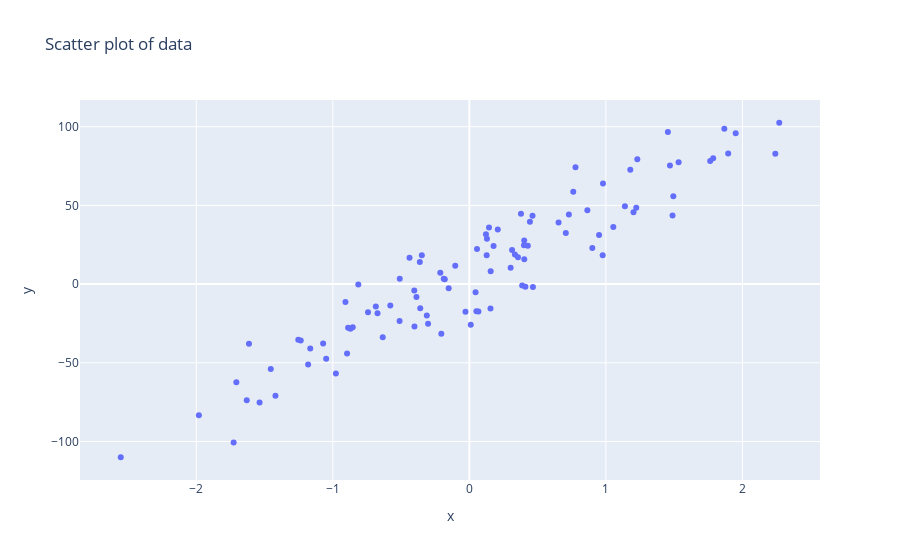

The code cell stored with this chart in its notebook:
### Code cell
X, y = make_regression(n_samples=100, n_features=1, n_informative=1,
                       n_targets=1, bias=7, noise=15, random_state=0)
fig = px.scatter(x=X.ravel(), y=y, title='Scatter plot of data')
fig.show()
